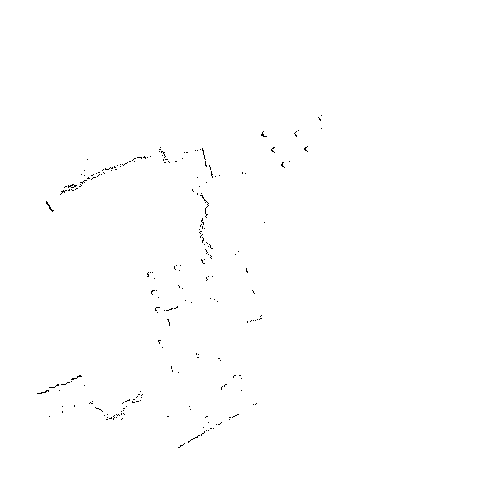
#> input picture prep/png/1007.png, 500 x 500 px, given in place of 1.png, which was not available
$ python 03_ImgAugmentFlUp.py
#> lines starting #> are read from the running program, lines starting #| are printed output that depends on the picture; after the words box and inside, x2 and y2 are one past the last pixel; in counts of white or black regions, pixels touching at a corner belong together
# -*- coding: utf-8 -*-
"""
Created on Fri Oct  2 16:02:27 2020

@author: Gunna
"""

import pandas as pd
from PIL import Image
import numpy as np
import os
import matplotlib.pyplot as plt
from matplotlib import patches

cwd = os.getcwd( )
pngPath = os.path.join( cwd, "png" )

myDF = pd.read_csv( "trainLabel.csv", sep = ";", index_col = 0 )
#> (reads prep/trainLabel.csv from the repository)

newList = [ ]

for index, row in myDF.iterrows( ):
    path = row.path
    img = Image.open( path )
#> img is the input picture: PIL image 500x500 RGB; 99.7% white; black in thin lines or dots, all inside (x1, y1, x2, y2) = (37, 115, 322, 448)

    imgNp = np.asarray( img )

    xmin = row.xmin
    ymin = row.ymin
    xmax = row.xmax
    ymax = row.ymax

    height = ymax - ymin

    imgFlUp = np.flip( imgNp, 0 )
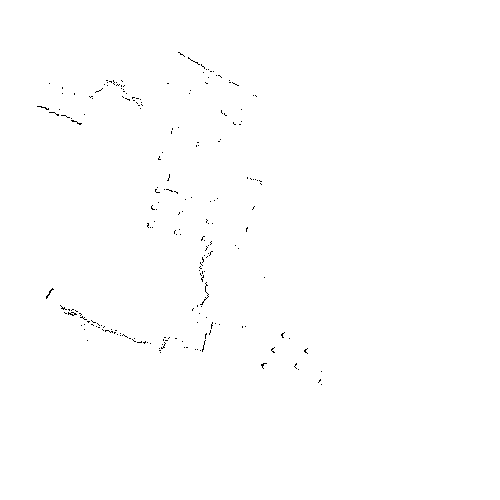
#> imgFlUp: shape (500, 500, 3); 99.7% white; black in thin lines or dots, all inside (x1, y1, x2, y2) = (37, 52, 322, 385)


    myImgFlUp = Image.fromarray( imgFlUp )


    myImgFlUp.save( f"png/{index + 340}.png" )

    ymin = 499 - ymax
    ymax = ymin + height

    newList.append( [ os.path.join( pngPath, f"{index + 340}.png" ), xmin, ymin, xmax, ymax, "pallet" ] )
#> pass 2 of the loop `for index, row in myDF.iterrows( ):`:
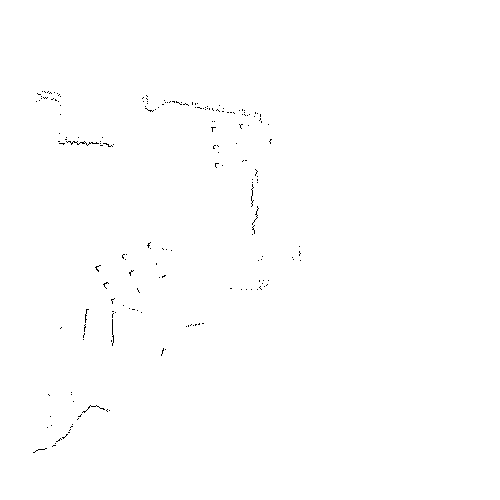
#> input picture prep/png/1048.png, 500 x 500 px, given in place of 2.png, which was not available
#> img is the input picture: PIL image 500x500 RGB; 99.7% white; black in thin lines or dots, all inside (x1, y1, x2, y2) = (33, 91, 301, 453)
#> `imgFlUp = np.flip( imgNp, 0 )`:
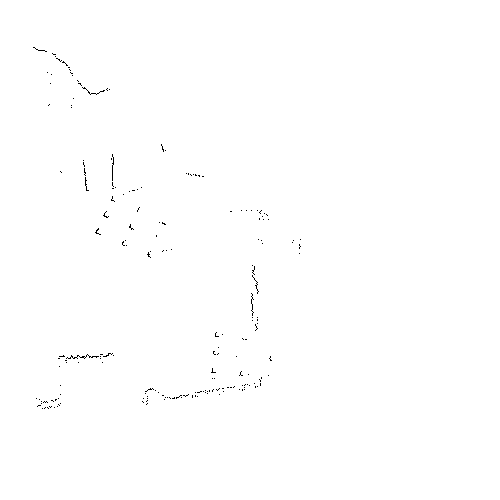
#> imgFlUp: shape (500, 500, 3); 99.7% white; black in thin lines or dots, all inside (x1, y1, x2, y2) = (33, 47, 301, 409)
#> (the run stopped early here; a loop or call above may not have finished)
